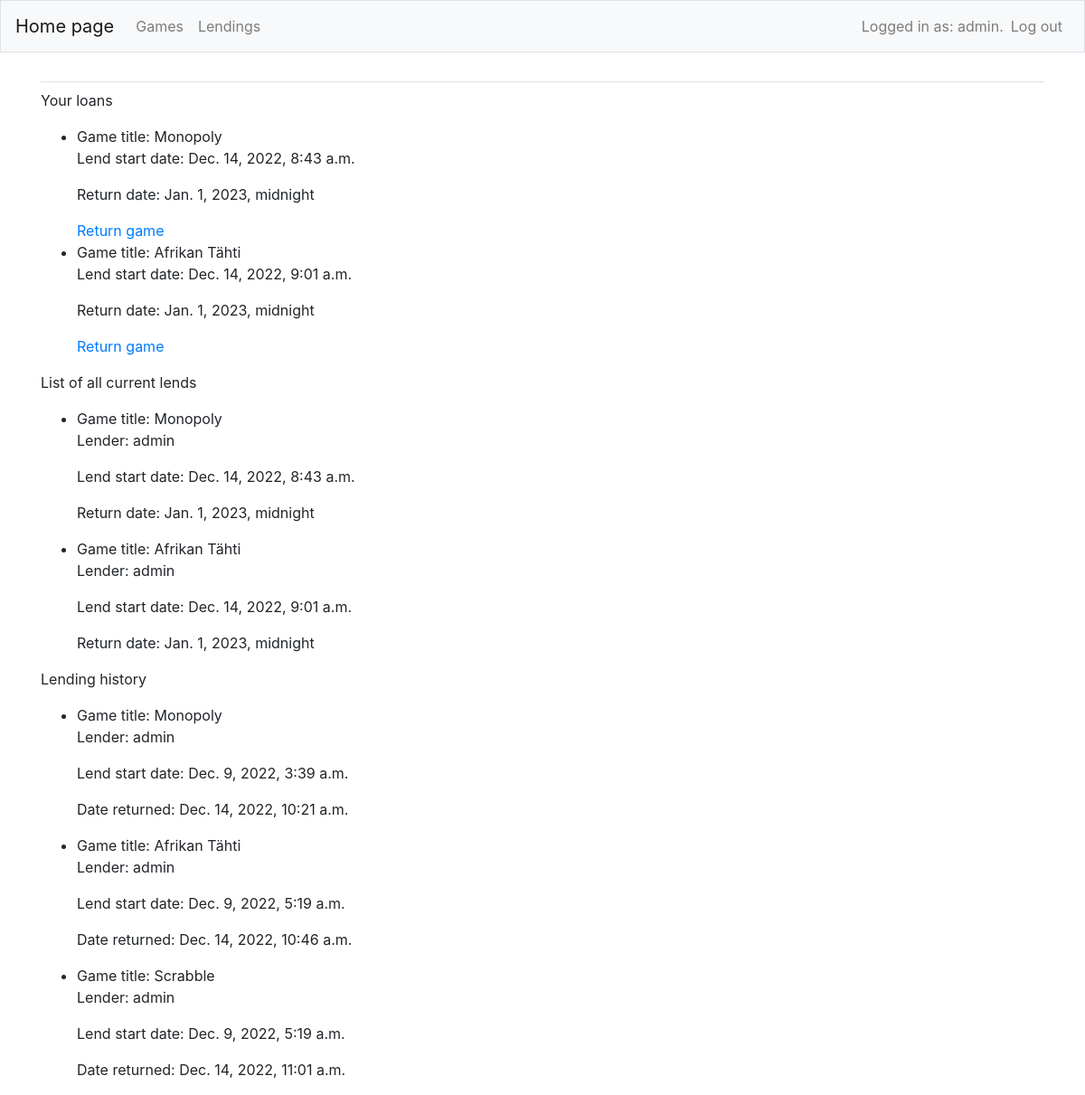
/lendings/ (signed in), run on the app's committed database.
### boardgame_site/models.py (models this page shows, shortened)
class Lending(models.Model):
    game = models.ForeignKey(Boardgame, on_delete=models.CASCADE)
    lender = models.ForeignKey(User, on_delete=models.CASCADE)
    lend_start_date = models.DateTimeField(auto_now_add=True)
    return_date = models.DateTimeField()
    received_game_date = models.DateTimeField(null=True)

class Boardgame(models.Model):
    name = models.CharField(max_length=200)
    genres = models.CharField(max_length=400)
    summary = models.CharField(max_length=500)
    available_to_lend = models.BooleanField(null=True)
    owner = models.ForeignKey(User, on_delete=models.CASCADE, null=True)
    date_added = models.DateTimeField(auto_now_add=True)
    date_modified = models.DateTimeField(auto_now=True)

### boardgame_site/views.py (the view)
# urls.py: path('lendings/', views.lendings, name='lendings'),
def lendings(request):
    if request.user.is_authenticated:
        owned = Lending.objects.filter(lender = request.user, received_game_date__isnull = True)
    else:
        owned = None
    returnedLends = Lending.objects.filter(received_game_date__isnull = False)
    lends = Lending.objects.filter(received_game_date__isnull = True).order_by("return_date")
    context = {"lends": lends, "ownLends": owned, "returnedLends": returnedLends}
    return render(request, "boardgame_site/lendings.html", context)

### boardgame_site/templates/boardgame_site/lendings.html
{% extends 'boardgame_site/base.html' %}
{% block content %}
{% if user.is_authenticated %}
<p>Your loans</p>
<ul>
    {% for ownLend in ownLends %}
    <li>
        Game title: {{ ownLend.game.name }}</a>
        <p>Lend start date: {{ ownLend.lend_start_date }}</p>
        <p>Return date: {{ ownLend.return_date }}</p>
        <a href="{% url 'boardgame_site:return_game' ownLend.id %}">Return game</a>
    </li>
    {% empty %}
    <li>You have no games on loan. Go loan some! </li>
    {% endfor %}
</ul>
<p>List of all current lends</p>
<ul>
    {% for lend in lends %}
    <li>
        Game title: {{ lend.game.name }}</a>
        <p>Lender: {{ lend.lender }}</p>
        <p>Lend start date: {{ lend.lend_start_date }}</p>
        <p>Return date: {{ lend.return_date }}</p>
    </li>
    {% empty %}
    <li>No one is curretly lending games. So all are available for you :) </li>
    {% endfor %}
</ul>
<p>Lending history</p>
<ul>
    {% for lend in returnedLends %}
    <li>
        Game title: {{ lend.game.name }}</a>
        <p>Lender: {{ lend.lender }}</p>
        <p>Lend start date: {{ lend.lend_start_date }}</p>
        <p>Date returned: {{ lend.received_game_date }}</p>
    </li>
    {% endfor %}
</ul>
{% else %}
<li>Login in to see the lends </li>
{% endif %}
{% endblock content %}

### boardgame_site/templates/boardgame_site/base.html (shortened to what this page needs)
{% load bootstrap4 %}
<!doctype html>
<html lang="en">
<head>
    {% bootstrap_css %}
</head>
<body>
    <nav class="navbar navbar-expand-md navbar-light bg-light mb-4 border">
        <a class="navbar-brand" href="{% url 'boardgame_site:index'%}">
            Home page
        </a>
        <div class="collapse navbar-collapse" id="navbarCollapse">
            <ul class="navbar-nav mr-auto">
                <li class="nav-item">
                    <a class="nav-link" href="{% url 'boardgame_site:games'%}">
                        Games
                    </a>
                </li>
                <li class="nav-item">
                    <a class="nav-link" href="{% url 'boardgame_site:lendings'%}">
                        Lendings
                    </a>
                </li>
            </ul>
            <ul class="navbar-nav ml-auto">
                {% if user.is_authenticated %}
                <li class="nav-item">
                    <span class="navbar-text" }">Logged in as: {{ user.username }}.</span>
                </li>
                <li class="nav-item">
                    <a class="nav-link" href="{% url 'users:logout' %}">Log out</a>
                </li>
                {% endif %}
            </ul>
        </div>
    </nav>
    <main role="main" class="container">
        <div class="pb-2 mb-2 border-bottom">
        </div>
        <div>
            {% block content %}{% endblock content %}
        </div>
    </main>
</body>
</html>

### data on the page
Lending: game.name "Monopoly", lend_start_date "Dec. 14, 2022, 8:43 a.m.", return_date "Jan. 1, 2023, midnight", lender "admin"
Lending: game.name "Afrikan Tähti", lend_start_date "Dec. 14, 2022, 9:01 a.m.", return_date "Jan. 1, 2023, midnight", lender "admin"
Lending: game.name "Monopoly", lender "admin", lend_start_date "Dec. 9, 2022, 3:39 a.m.", received_game_date "Dec. 14, 2022, 10:21 a.m."
Lending: game.name "Afrikan Tähti", lender "admin", lend_start_date "Dec. 9, 2022, 5:19 a.m.", received_game_date "Dec. 14, 2022, 10:46 a.m."
Lending: game.name "Scrabble", lender "admin", lend_start_date "Dec. 9, 2022, 5:19 a.m.", received_game_date "Dec. 14, 2022, 11:01 a.m."

### other printed values
{{ user.username }} "admin"
